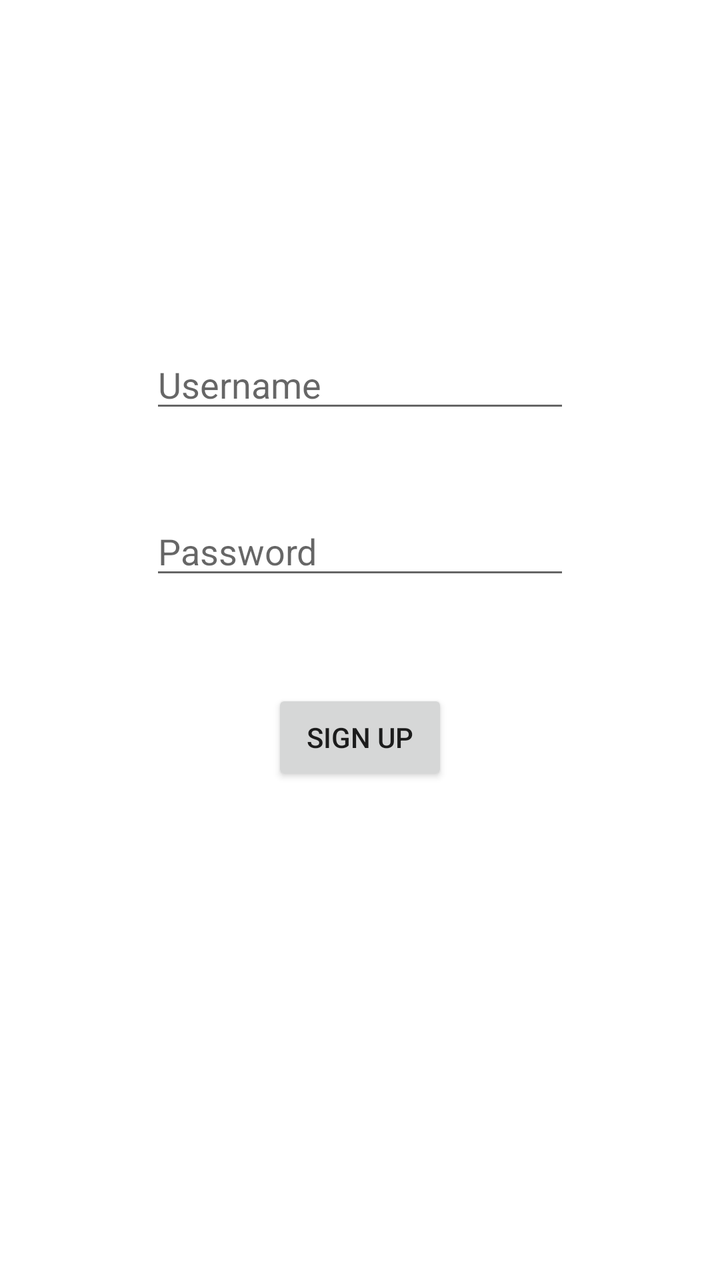
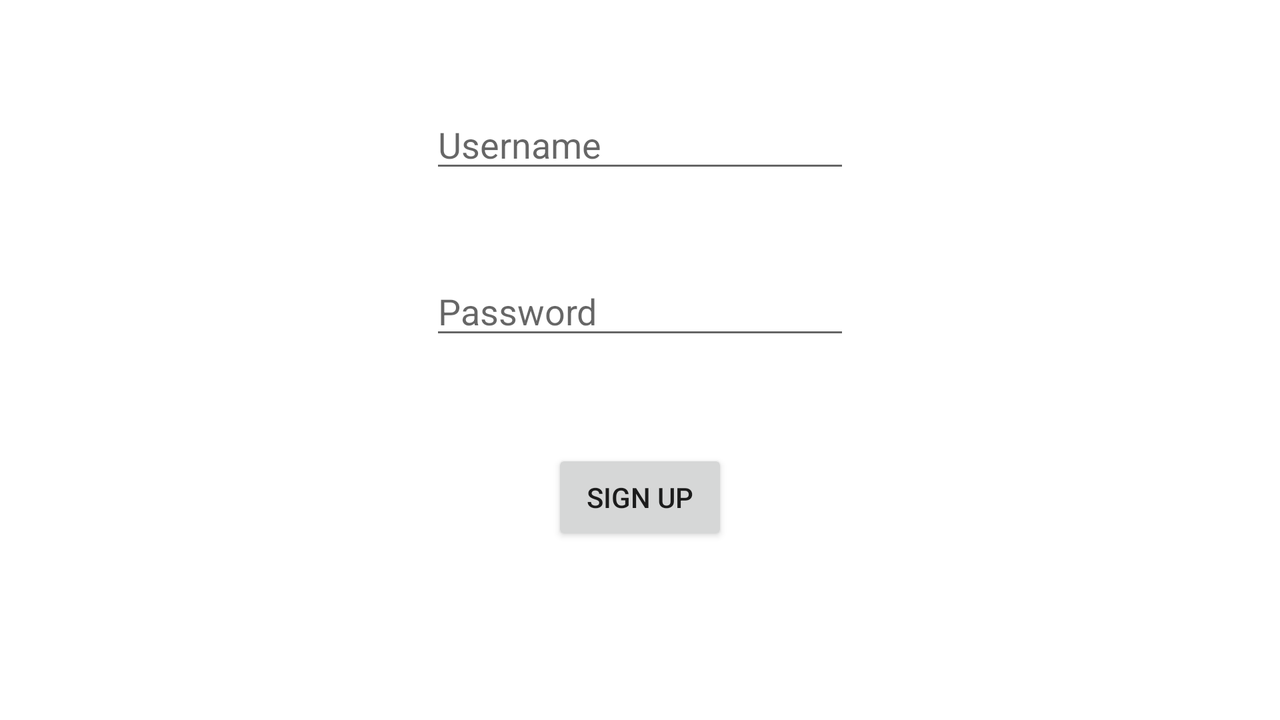

First picture: res/layout/ on a phone held upright. Second picture: the repository's own variant of that layout, on a device whose configuration matches the variant's folder. Source for both follows.
<!-- AndroidManifest.xml: application theme AppTheme -->
<!-- res/layout/signup_page.xml -->
<?xml version="1.0" encoding="utf-8"?>
<androidx.constraintlayout.widget.ConstraintLayout
        xmlns:android="http://schemas.android.com/apk/res/android"
        xmlns:app="http://schemas.android.com/apk/res-auto"
        android:layout_width="match_parent"
        android:layout_height="match_parent">

    <EditText
            android:layout_width="wrap_content"
            android:layout_height="wrap_content"
            android:inputType="textPersonName"
            android:ems="10"
            android:id="@+id/usernameField"
            app:layout_constraintTop_toTopOf="parent"
            android:layout_marginTop="170dp" android:layout_marginEnd="99dp" android:layout_marginRight="99dp"
            app:layout_constraintEnd_toEndOf="parent" android:layout_marginBottom="42dp"
            app:layout_constraintBottom_toTopOf="@+id/passwordField"
            app:layout_constraintStart_toStartOf="parent" android:layout_marginLeft="99dp"
            android:layout_marginStart="99dp" android:hint="@string/username" android:autofillHints="no"/>
    <EditText
            android:layout_width="wrap_content"
            android:layout_height="wrap_content"
            android:inputType="textPassword"
            android:ems="10"
            android:id="@+id/passwordField"
            android:layout_marginEnd="99dp"
            android:layout_marginRight="99dp" app:layout_constraintEnd_toEndOf="parent"
            android:layout_marginBottom="50dp" app:layout_constraintBottom_toTopOf="@+id/signUpButton"
            app:layout_constraintStart_toStartOf="parent" android:layout_marginLeft="99dp"
            android:layout_marginStart="99dp" android:hint="@string/password" android:autofillHints="no"/>
    <Button
            android:text="@string/sign_up"
            android:layout_width="wrap_content"
            android:layout_height="wrap_content" android:id="@+id/signUpButton"
            android:layout_marginTop="50dp"
            app:layout_constraintTop_toBottomOf="@+id/passwordField" app:layout_constraintStart_toStartOf="parent"
            android:layout_marginLeft="174.5dp" android:layout_marginStart="174.5dp" android:layout_marginEnd="174.5dp"
            android:layout_marginRight="174.5dp" app:layout_constraintEnd_toEndOf="parent"
            app:layout_constraintHorizontal_bias="0.5"/>

</androidx.constraintlayout.widget.ConstraintLayout>
<!-- resources referenced by this layout -->
<resources>
  <string name="password">Password</string>
  <string name="sign_up">Sign Up</string>
  <string name="username">Username</string>
  <style name="AppTheme" parent="Theme.AppCompat.Light.DarkActionBar">
          
          <item name="colorPrimary">@color/actionBarColor</item>
          <item name="colorPrimaryDark">@color/actionBarColor</item>
          <item name="android:windowBackground">@color/background</item>
          <item name="android:colorBackground">@color/background</item>
      </style>
  <color name="actionBarColor">#000000</color>
  <color name="background">#FFFFFF</color>
</resources>
<!-- res/layout-land/signup_page.xml (the author's variant of the layout above) -->
<!-- drawn on the phone turned sideways -->
<?xml version="1.0" encoding="utf-8"?>
<androidx.constraintlayout.widget.ConstraintLayout
        xmlns:android="http://schemas.android.com/apk/res/android"
        xmlns:app="http://schemas.android.com/apk/res-auto"
        android:layout_width="match_parent"
        android:layout_height="match_parent">

    <EditText
            android:layout_width="wrap_content"
            android:layout_height="wrap_content"
            android:inputType="textPersonName"
            android:ems="10"
            android:id="@+id/usernameField"
            app:layout_constraintTop_toTopOf="parent"
            android:layout_marginTop="50dp" android:layout_marginEnd="99dp" android:layout_marginRight="99dp"
            app:layout_constraintEnd_toEndOf="parent" android:layout_marginBottom="42dp"
            app:layout_constraintBottom_toTopOf="@+id/passwordField"
            app:layout_constraintStart_toStartOf="parent" android:layout_marginLeft="99dp"
            android:layout_marginStart="99dp" android:hint="@string/username" android:autofillHints="no"/>
    <EditText
            android:layout_width="wrap_content"
            android:layout_height="wrap_content"
            android:inputType="textPassword"
            android:ems="10"
            android:id="@+id/passwordField"
            android:layout_marginEnd="99dp"
            android:layout_marginRight="99dp" app:layout_constraintEnd_toEndOf="parent"
            android:layout_marginBottom="50dp" app:layout_constraintBottom_toTopOf="@+id/signUpButton"
            app:layout_constraintStart_toStartOf="parent" android:layout_marginLeft="99dp"
            android:layout_marginStart="99dp" android:hint="@string/password" android:autofillHints="no"
            app:layout_constraintTop_toBottomOf="@+id/usernameField"/>
    <Button
            android:text="@string/sign_up"
            android:layout_width="wrap_content"
            android:layout_height="wrap_content" android:id="@+id/signUpButton"
            android:layout_marginTop="50dp"
            app:layout_constraintTop_toBottomOf="@+id/passwordField" app:layout_constraintStart_toStartOf="parent"
            android:layout_marginLeft="174.5dp" android:layout_marginStart="174.5dp" android:layout_marginEnd="174.5dp"
            android:layout_marginRight="174.5dp" app:layout_constraintEnd_toEndOf="parent"
            app:layout_constraintHorizontal_bias="0.5"
    />

</androidx.constraintlayout.widget.ConstraintLayout>
